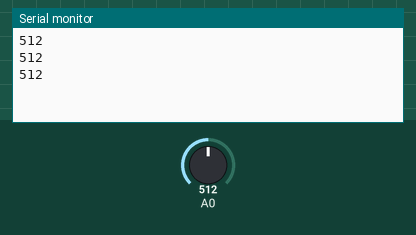
The sketch below on a simulated Arduino Uno, built with avr-gcc and run on an emulated ATmega328P. Shown: the last lines printed to the serial monitor. The inputs (shaded band) are chosen by the test bench; at power-on: A0 = 512.

Above: at 1.3 s.
1.4 s: A0 set to 716
At 1.9 s:
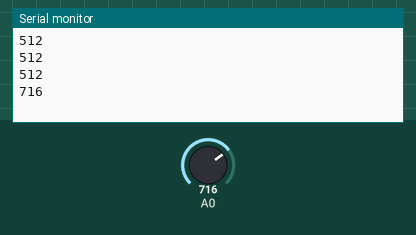
2.9 s: A0 set to 900
At 3.4 s:
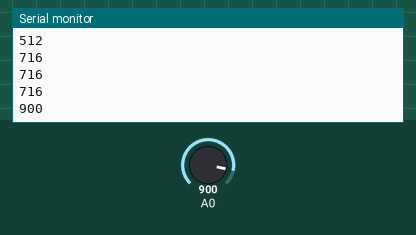
Timing chart, 0 to 5.9 s (numbered marks = the images above; inputs shaded):
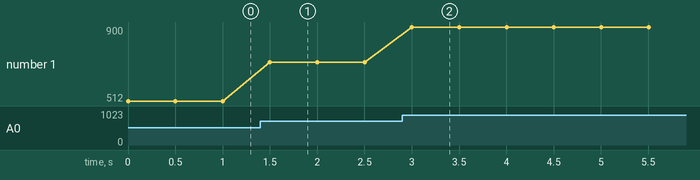

The sketch:

DistanceSensor_sketch.ino
```cpp
int x;

void setup ()
{
  Serial.begin(9600);
}

void loop (){
  x = analogRead(0);
  Serial.println(x);
  delay(500);
}
```

Measured:
- after the input at 1.4 s, the serial monitor: prints a new line after 0.10 s (image 1)
- after the input at 2.9 s, the serial monitor: prints a new line after 0.10 s (image 2)
- plotted number 1: 512 → 716 after the input at 1.4 s, 716 → 900 after the input at 2.9 s
